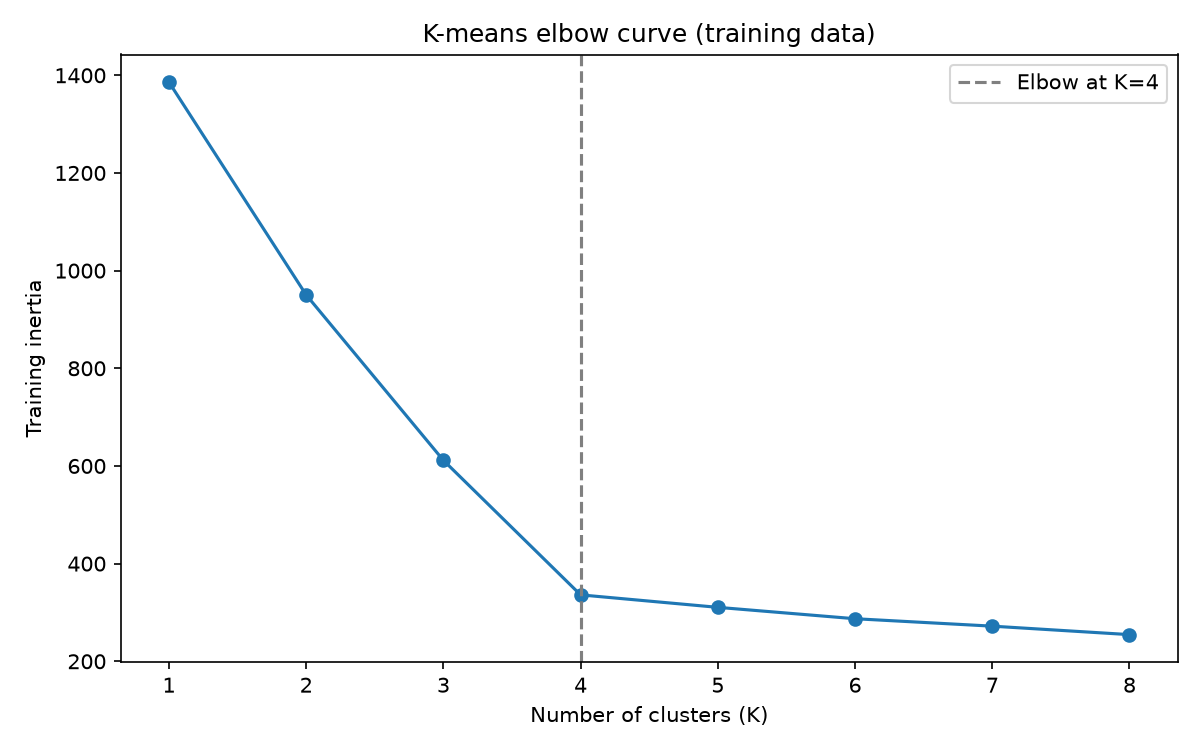

The Python source for this figure:
"""Fit K-means on scaled training data and plot the elbow curve."""

from pathlib import Path

import matplotlib

matplotlib.use("Agg")
import matplotlib.pyplot as plt
import numpy as np
from sklearn.cluster import KMeans

from prepare_data import load_scaled_features

OUTPUT_PATH = Path(__file__).resolve().parent / "elbow.png"
K_VALUES = range(1, 9)


def elbow_k(k_values, inertias):
    """Return the K farthest from the line between the first and last points."""
    x = np.asarray(k_values, dtype=float)
    y = np.asarray(inertias, dtype=float)
    x_norm = (x - x.min()) / (x.max() - x.min())
    y_norm = (y - y.min()) / (y.max() - y.min())

    start = np.array([x_norm[0], y_norm[0]])
    end = np.array([x_norm[-1], y_norm[-1]])
    line = end - start
    distances = np.abs(line[0] * (start[1] - y_norm) - line[1] * (start[0] - x_norm))
    distances /= np.linalg.norm(line)
    return int(x[np.argmax(distances)])


def main():
    train_scaled, _ = load_scaled_features()

    inertias = []
    for k in K_VALUES:
        model = KMeans(n_clusters=k, random_state=42, n_init=10)
        model.fit(train_scaled)
        inertias.append(model.inertia_)

    chosen_k = elbow_k(list(K_VALUES), inertias)

    print("Training inertia by K:")
    for k, inertia in zip(K_VALUES, inertias):
        print(f"K={k}: {inertia:.2f}")

    print(
        f"\nThe elbow appears at K={chosen_k}: "
        "inertia drops sharply up to that point, then flattens."
    )

    plt.figure(figsize=(8, 5))
    plt.plot(list(K_VALUES), inertias, marker="o")
    plt.axvline(chosen_k, linestyle="--", color="gray", label=f"Elbow at K={chosen_k}")
    plt.xlabel("Number of clusters (K)")
    plt.ylabel("Training inertia")
    plt.title("K-means elbow curve (training data)")
    plt.xticks(list(K_VALUES))
    plt.legend()
    plt.tight_layout()
    plt.savefig(OUTPUT_PATH, dpi=150)
    plt.close()
    print(f"Saved elbow curve to {OUTPUT_PATH.name}")


if __name__ == "__main__":
    main()
